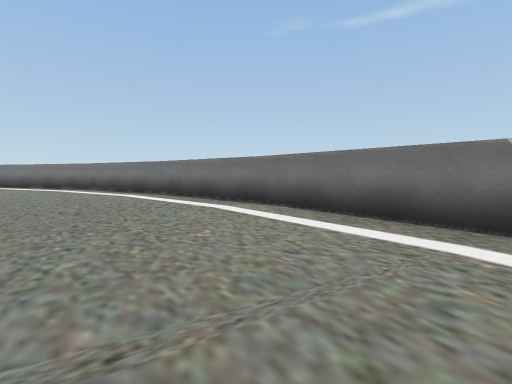
View 1 (above)

15 first-person views from a walk through a scene from a Unity 3-D project. The camera is 0.26 m above the floor, tilts 4° down and sees 85° across. The floor is counted in squares, 0.5 m on a side. Each view is taken from the middle of a square. On the plan, view 1 faces up. The plan holds only what a view shows up to about 9 squares ahead; the rest is blank. The place goes on beyond the plan.

View 2
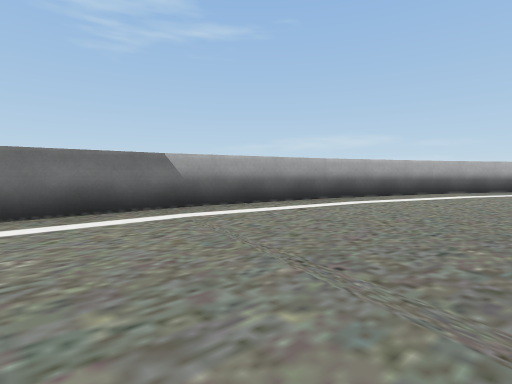

View 3
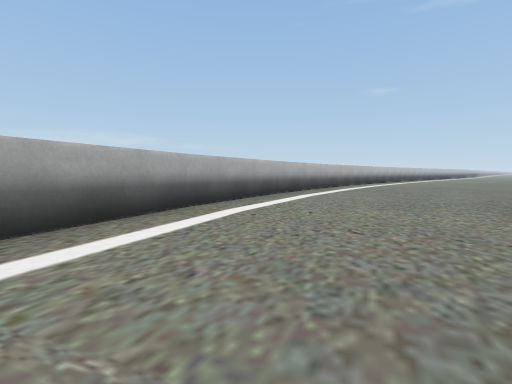

View 4
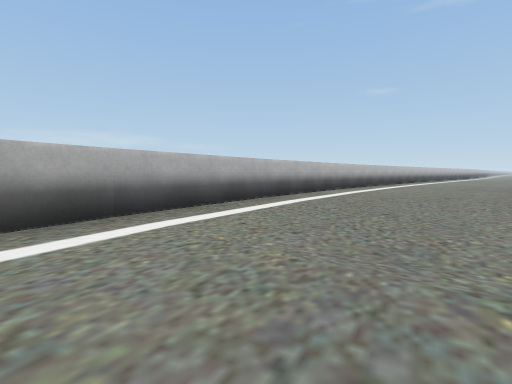

View 5
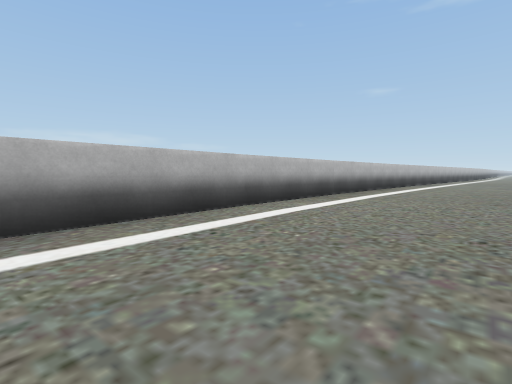

View 6
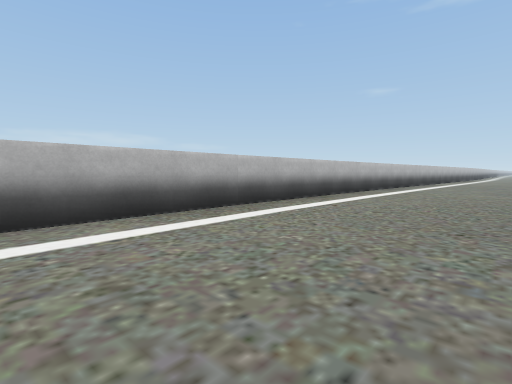

View 7
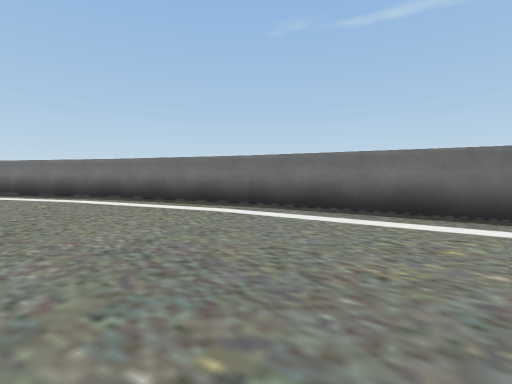

View 8
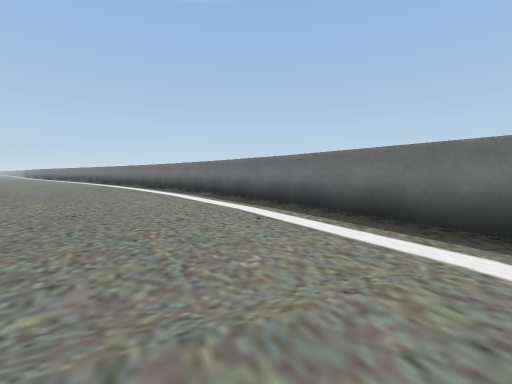

View 9
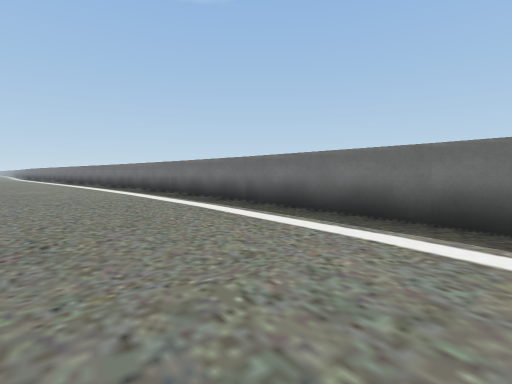

View 10
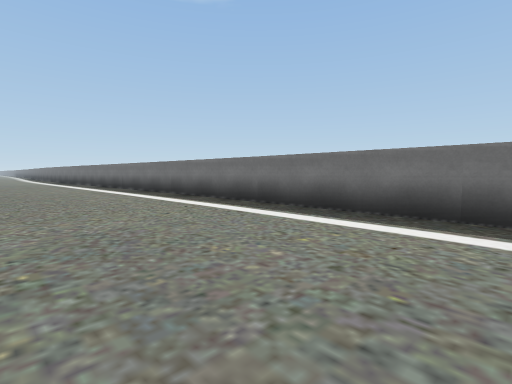

View 11
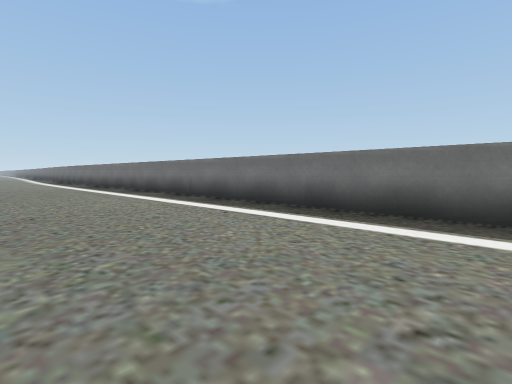

View 12
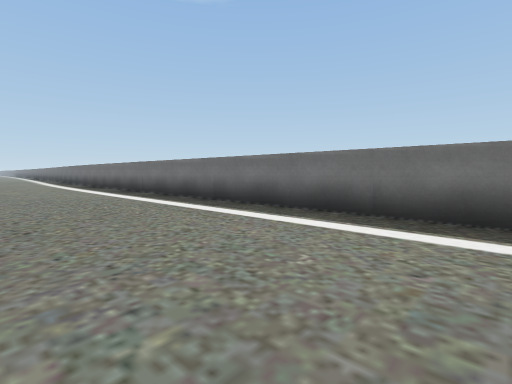

View 13
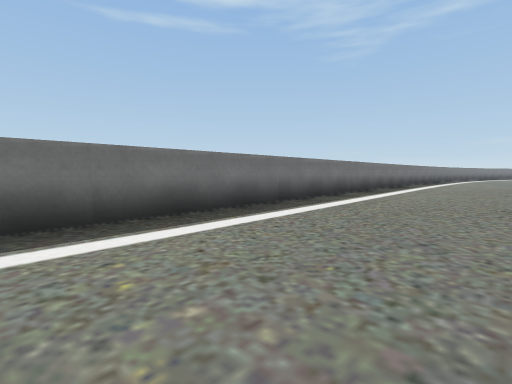

View 14
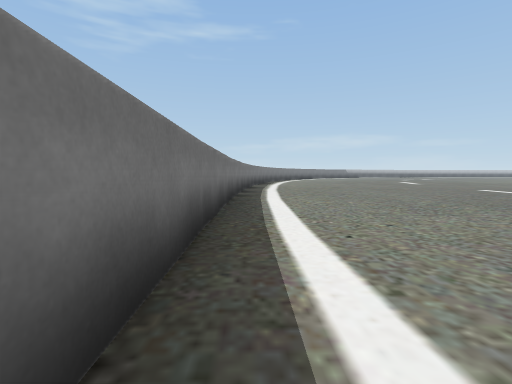

View 15
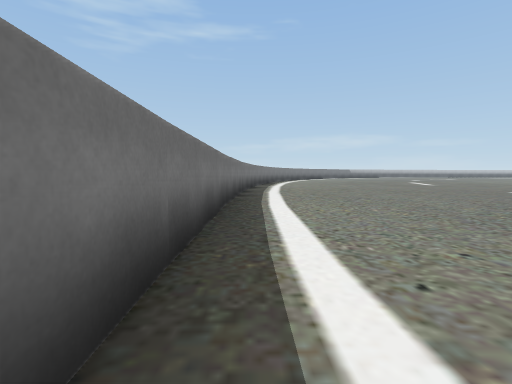

### Floor plan
Points are (right, up) in squares from view 1. A wall is a line through its corners. A room is listed if a view was taken in it or the views show most of it. See-through windows are left out.
Room 1 (views 1, 2, 3, 4, 5, 6, 7, 8, 9, 10, 11, 12, 13, 14, 15)
walls: (-7.8, 9.8) (-10.9, 10.6); (-10.7, 10.8) (-16.7, 11.4); (-5, 8.6) (-8, 9.8); (-2.3, 6.9) (-5.1, 8.6); (-16.6, 11.6) (-35.6, 11.1); (0.1, 4.8) (-2.5, 7.1); (2.1, 2.3) (0, 4.9); (3.6, -0.5) (2, 2.4); (4.7, -3.3) (3.6, -0.3); (5.5, -6.2) (4.7, -3.1); (5.9, -9.1) (5.5, -6.1); (6.5, -18) (6.1, -9); (6.3, -20.5) (6.4, -17.9)

Positions as (right, up) in squares from view 1, and headings:
1: (0, 0), facing up
2: (-2, 1), facing right
3: (1, -1), facing down-right
4: (2, -5), facing down-right
5: (3, -9), facing down-right
6: (3, -12), facing down-right
7: (-5, 4), facing up
8: (-8, 7), facing up-left
9: (-13, 8), facing up-left
10: (-19, 8), facing up-left
11: (-23, 8), facing up-left
12: (-27, 8), facing up-left
13: (-35, 8), facing up-right
14: (-25, 11), facing right
15: (-24, 11), facing right
